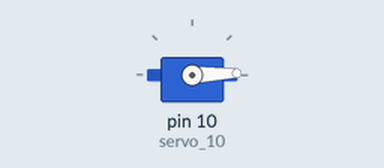
The sketch below on a simulated Arduino Uno, built with avr-gcc and run on an emulated ATmega328P. Shown: servo.

Above: at 0.05 s.
At 0.9 s:
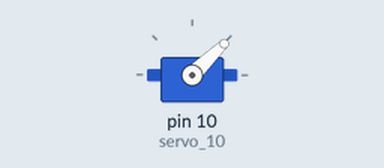
At 1.8 s:
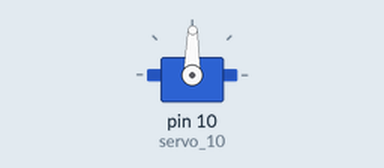
At 3.6 s:
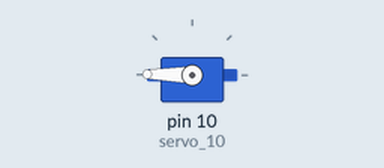
Timing chart, 0 to 8.4 s (numbered marks = the images above):
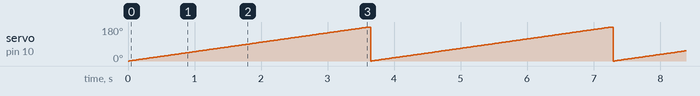

Measured:
- by itself, servo on pin 10 (servo_10): ramps from 0° to 180° and jumps back, once every 3.6 s

The sketch:

servo_motor1__1_.ino
```cpp
//servo motor simulation code

#include <Servo.h>

int angle = 0;

int i = 0;

Servo servo_10;

void setup()
{
  servo_10.attach(10, 500, 2500);
}

void loop()
{
  angle = 0;
  for (angle = 0; angle <= 180; angle += 1) {
    servo_10.write(angle);
    delay(20); // Wait for 20 millisecond(s)
  }
  for (angle = 180; angle >= 0; angle -= 1) {
    servo_10.write(angle);
  }
}
```
